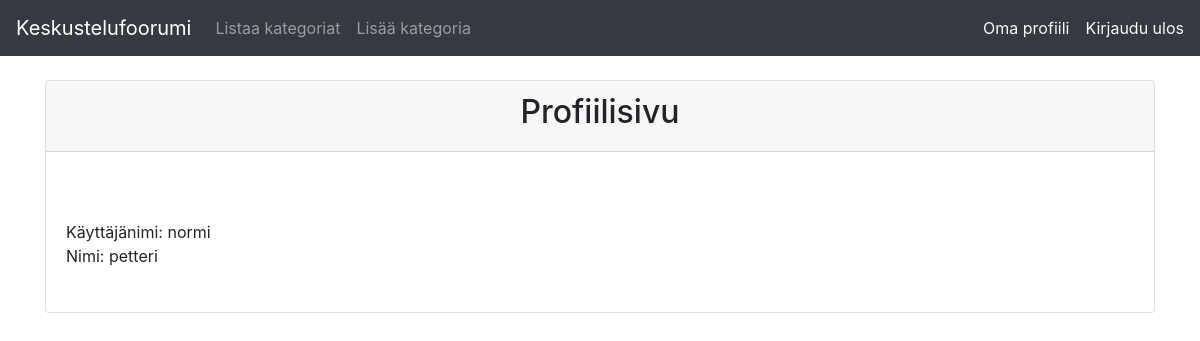
The page /user/3 (signed in) on the database as committed earlier.
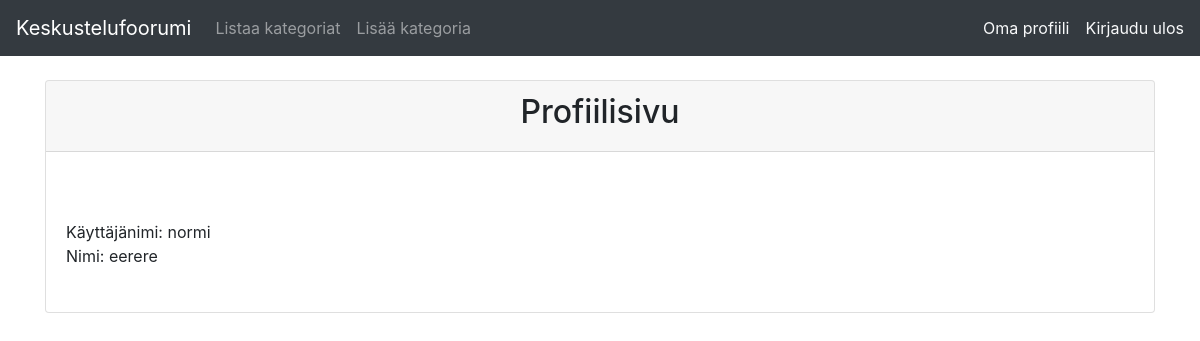
The same page on the database as committed later.
### application/auth/models.py (models this page shows, shortened)
class User(db.Model):
    __tablename__ = "account"
    id = db.Column(db.Integer, primary_key=True)
    name = db.Column(db.String(144), nullable=False)
    username = db.Column(db.String(144), nullable=False)
    password = db.Column(db.String(144), nullable=False)
    rank = db.Column(db.String(144), nullable=False)
    @staticmethod
    def user_info(user_id):
        stmt = text(
            "SELECT Account.id, Account.name, Account.username FROM Topics "
            "LEFT JOIN Posts ON Posts.topics_id = Topics.id "
            "LEFT JOIN Account ON Account.id = Topics.account_id "
            "WHERE Account.id = :user ").params(user=user_id)
        res = db.engine.execute(stmt)
        response = []
        for row in res:
            response.append({"id": row[0], "name": row[1], "username": row[2]})
        return response

### application/profile/views.py (the view)
@app.route("/user/<user_id>")
def user_link(user_id):
    user = User.query.filter_by(id=user_id).first_or_404()
    return render_template(
        "users/profile.html", user=user, user_id=user_id, user_info=User.user_info(user_id))

### application/__init__.py (called while the page is built)
@login_manager.user_loader
def load_user(user_id):
    return User.query.get(user_id)

### application/templates/users/profile.html (shortened to what this page needs)
{% extends "layout.html" %} {% block body %} {% if user_info is defined %}
<div class="container">
    <div class="card-deck mb-3 text-center">
        <div class="card mb-4 box-shadow">
            <div class="card-header">
                <h2>Profiilisivu</h2>
            </div>
            <div class="card-body text-left ">
                <ul class="list-unstyled mt-5 mb-4 ">
                    <li>Käyttäjänimi: {{ user.username }}</li>
                    <li>Nimi: {{ user.name }}</li>
                </ul>
                 {% endif %}
            </div>
        </div>
    </div>
</div>
{% endblock %}

Rows that differ between the two databases and show on the page:
changed User "normi": name "petteri" → "eerere"
